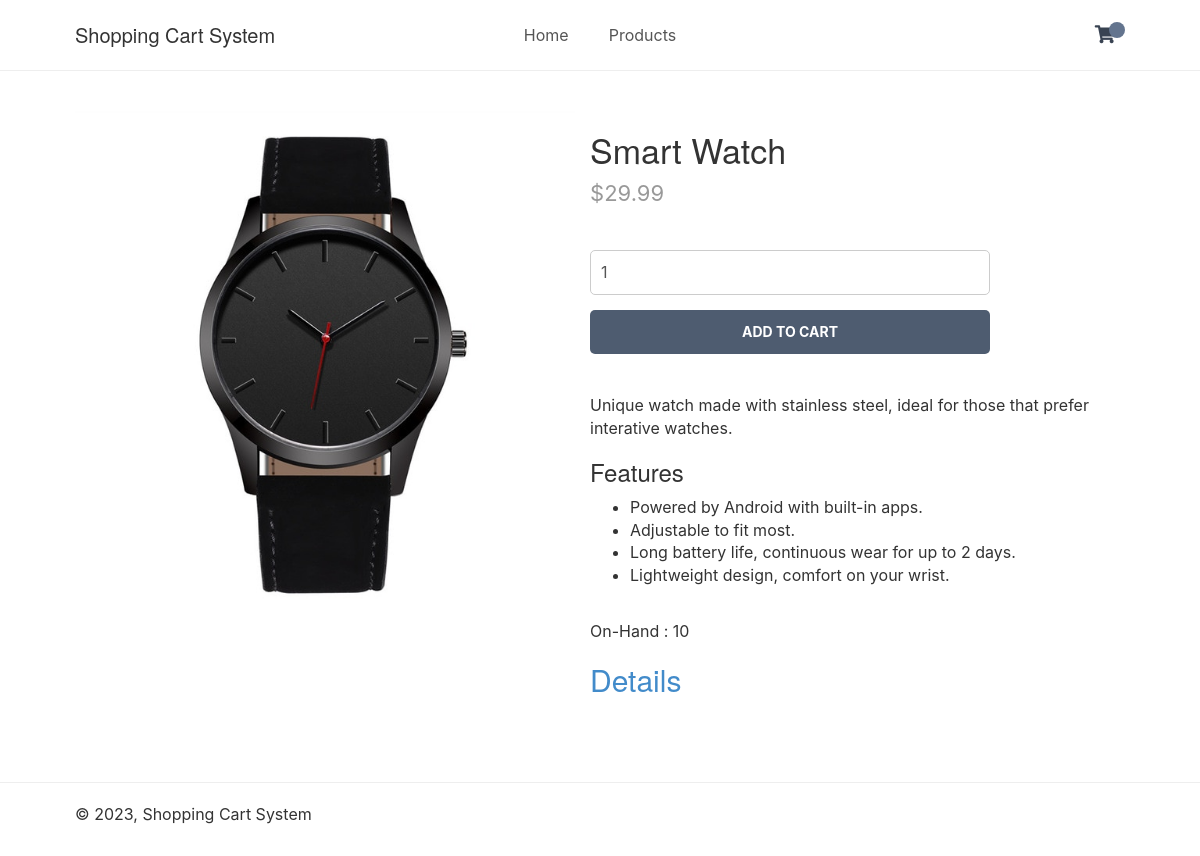
The page /index.php?page=product&id=1 on the database its author committed.
### tables this page shows
CREATE TABLE `products` (
  `id` int(11) NOT NULL,
  `name` varchar(200) NOT NULL,
  `desc` text NOT NULL,
  `price` decimal(7,2) NOT NULL,
  `rrp` decimal(7,2) NOT NULL DEFAULT 0.00,
  `quantity` int(11) NOT NULL,
  `img` text NOT NULL,
  `date_added` datetime NOT NULL DEFAULT current_timestamp()
);

### index.php (called while the page is built, shortened)
<?php
include 'functions.php';
$page = isset($_GET['page']) && file_exists($_GET['page'] . '.php') ? $_GET['page'] : 'home';
include $page . '.php';
?>

### product.php (the view, shortened to what this page needs)
<?php
if (isset($_GET['id'])){
    $stmt = $pdo->prepare('SELECT * FROM products WHERE id = ?');
    $stmt->execute([$_GET['id']]);
    $product = $stmt->fetch(PDO::FETCH_ASSOC);
}
else {
    exit('Product does not exist!');
}
?>
<?=template_header('Product')?>
<div class="product content-wrapper">
    <img src="imgs/<?=$product['img']?>" width="500" height="500" alt="<?=$product['name']?>">
    <div>
        <h1 class="name"><?=$product['name']?></h1>
        <span class="price">
            &dollar;<?=$product['price']?>
        </span>
        <form action="index.php?page=cart" method="post">
             <input type="number" name="quantity" value="1" min="1" max="<?=$product['quantity']?>" placeholder="Quantity" required>
            <input type="submit" value="Add To Cart">
        </form>
        <div class="description">
            <?=$product['desc']?>
            <br/>
            On-Hand : <?=$product['quantity']?>
        </div>
        <a href="index.php?page=updateproduct&id=<?=$product['id']?>" class="product"><h2>Details<h2></a>
    </div>
</div>
<?=template_footer()?>

### css/style.css (style rules this page uses)
* { box-sizing: border-box; font-family: -apple-system, BlinkMacSystemFont, "segoe ui", roboto, oxygen, ubuntu, cantarell, "fira sans", "droid sans", "helvetica neue", Arial, sans-serif; font-size: 16px; -webkit-font-smoothing: antialiased; -moz-osx-font-smoothing: grayscale; }
html { height: 100%; }
body { position: relative; min-height: 100%; color: #555555; background-color: #FFFFFF; margin: 0; padding-bottom: 100px; }
h1, h2, h3, h4, h5 { color: #394352; }
.content-wrapper { width: 1050px; margin: 0 auto; }
main > .product { display: flex; padding: 40px 0; }
main > .product > div { padding-left: 15px; }
main > .product h1 { font-size: 34px; font-weight: normal; margin: 0; padding: 20px 0 10px 0; }
main > .product .price { display: block; font-size: 22px; color: #999999; }
main > .product form { display: flex; flex-flow: column; margin: 40px 0; }
main > .product form input[type="number"] { width: 400px; padding: 10px; margin-bottom: 15px; border: 1px solid #ccc; color: #555555; border-radius: 5px; }
main > .product form input[type="submit"] { background: #4e5c70; border: 0; color: #FFFFFF; width: 400px; padding: 12px 0; text-transform: uppercase; font-size: 14px; font-weight: bold; border-radius: 5px; cursor: pointer; }

### rows shown on the page
products: img (picture), name "Smart Watch", price "29.99", desc "Unique watch made with stainless steel, ideal for those that prefer interative watches. Features Powered by Android with built-in apps. Adjustable to fit most. Long battery life, continuous wear for up to 2 days. Lightweight design, comfort on your wrist.", quantity "10"
